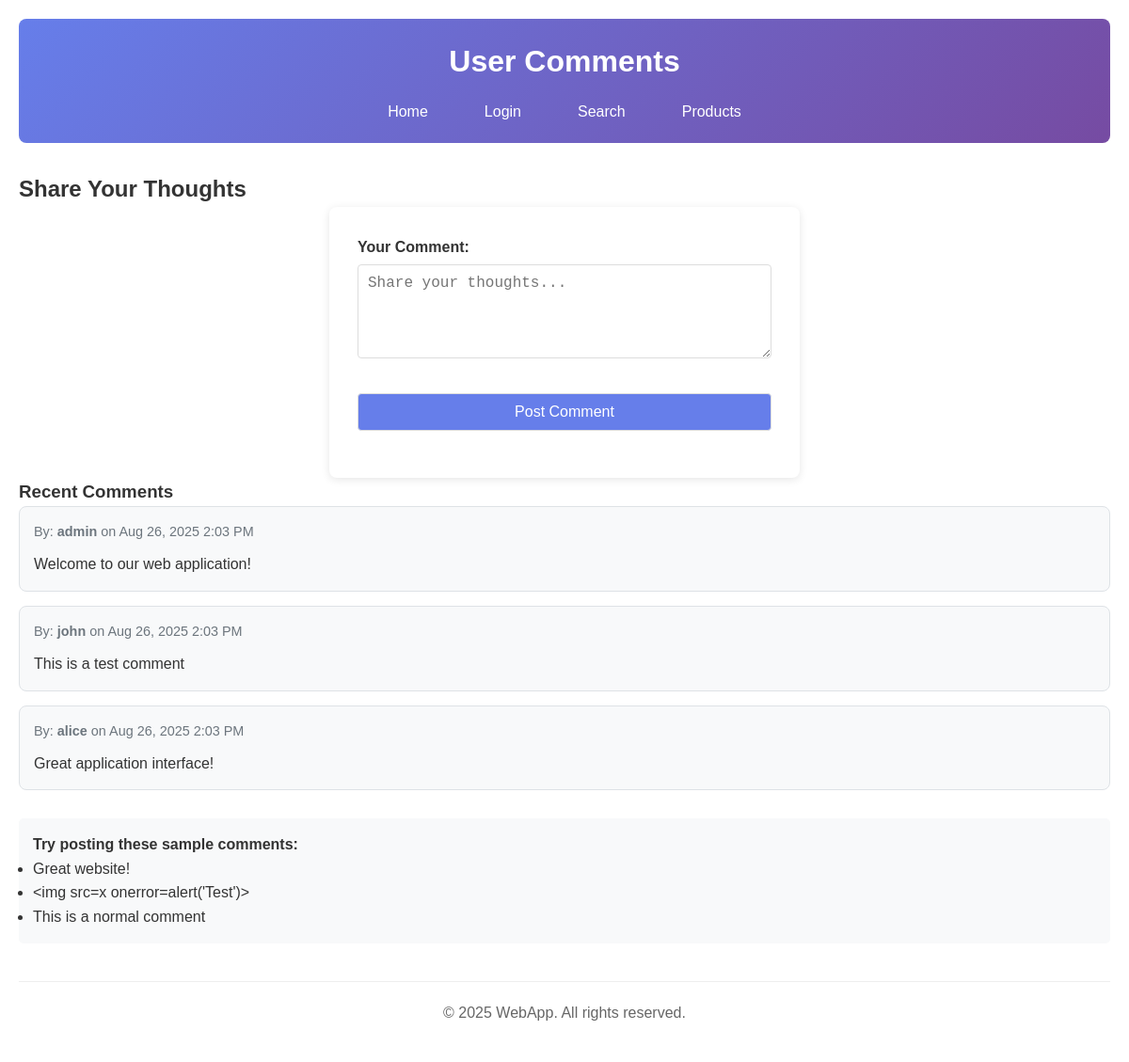
The page /comments.php on the database its author committed.
### tables this page shows
CREATE TABLE comments (
    id INT AUTO_INCREMENT PRIMARY KEY,
    user_id INT,
    comment TEXT,
    created_at TIMESTAMP DEFAULT CURRENT_TIMESTAMP,
    FOREIGN KEY (user_id) REFERENCES users(id)
);

CREATE TABLE users (
    id INT AUTO_INCREMENT PRIMARY KEY,
    username VARCHAR(50) NOT NULL UNIQUE,
    password VARCHAR(100) NOT NULL,
    email VARCHAR(100) NOT NULL,
    role VARCHAR(20) DEFAULT 'user',
    created_at TIMESTAMP DEFAULT CURRENT_TIMESTAMP
);

### comments.php (the view, shortened to what this page needs)
<?php
$comments = [];
$conn = getConnection();
$query = "SELECT c.*, u.username FROM comments c JOIN users u ON c.user_id = u.id ORDER BY c.created_at DESC";
$result = $conn->query($query);
if ($result && $result->num_rows > 0) {
    while ($row = $result->fetch_assoc()) {
        $comments[] = $row;
    }
}
?>
<!DOCTYPE html>
<html lang="en">
<head>
    <link rel="stylesheet" href="styles.css">
</head>
<body>
    <div class="container">
        <header>
            <h1>User Comments</h1>
            <nav>
                <ul>
                    <li><a href="index.html">Home</a></li>
                    <li><a href="login.php">Login</a></li>
                    <li><a href="search.php">Search</a></li>
                    <li><a href="products.php">Products</a></li>
                </ul>
            </nav>
        </header>
        <main>
            <h2>Share Your Thoughts</h2>
            <div class="form-container">
                <form method="POST" action="comments.php">
                    <div class="form-group">
                        <label for="comment">Your Comment:</label>
                        <textarea id="comment" name="comment" placeholder="Share your thoughts..." required></textarea>
                    </div>
                    <div class="form-group">
                        <input type="submit" value="Post Comment" class="btn">
                    </div>
                </form>
            </div>
            <h3>Recent Comments</h3>
            <?php if (count($comments) > 0): ?>
                <?php foreach ($comments as $comment): ?>
                    <div class="comment-box">
                        <div class="comment-meta">
                            By: <strong><?php echo $comment['username']; ?></strong>
                            on <?php echo date('M j, Y g:i A', strtotime($comment['created_at'])); ?>
                        </div>
                        <div class="comment-content">
                            <?php echo $comment['comment']; ?>
                        </div>
                    </div>
                <?php endforeach; ?>
            <?php else: ?>
                <div class="alert alert-info">
                    No comments yet. Be the first to share your thoughts!
                </div>
            <?php endif; ?>
            <div style="margin-top: 30px; padding: 15px; background-color: #f8f9fa; border-radius: 5px;">
                <h4>Try posting these sample comments:</h4>
                <ul>
                    <li>Great website! <script>alert('Hello!');</script></li>
                    <li>&lt;img src=x onerror=alert('Test')&gt;</li>
                    <li>This is a normal comment</li>
                </ul>
            </div>
        </main>
        <footer>
            <p>&copy; 2025 WebApp. All rights reserved.</p>
        </footer>
    </div>
</body>
</html>

### styles.css (style rules this page uses)
* { margin: 0; padding: 0; box-sizing: border-box; }
body { font-family: Arial, sans-serif; line-height: 1.6; color: #333; background-color: #f4f4f4; }
.container { max-width: 1200px; margin: 0 auto; padding: 20px; background-color: white; box-shadow: 0 0 10px rgba(0,0,0,0.1); min-height: 100vh; }
header { background: linear-gradient(135deg, #667eea 0%, #764ba2 100%); color: white; padding: 20px; margin-bottom: 30px; border-radius: 8px; }
header h1 { margin-bottom: 15px; text-align: center; }
nav ul { list-style: none; display: flex; justify-content: center; flex-wrap: wrap; }
nav li { margin: 0 15px; }
nav a { color: white; text-decoration: none; padding: 8px 15px; border-radius: 4px; transition: background-color 0.3s; }
.btn { display: inline-block; background: #667eea; color: white; padding: 10px 20px; text-decoration: none; border-radius: 4px; transition: background-color 0.3s; margin-top: 10px; border: none; cursor: pointer; }
.form-container { max-width: 500px; margin: 0 auto; background: white; padding: 30px; border-radius: 8px; box-shadow: 0 2px 10px rgba(0,0,0,0.1); }
.form-group { margin-bottom: 20px; }
.form-group label { display: block; margin-bottom: 5px; font-weight: bold; }
.form-group input, .form-group textarea, .form-group select { width: 100%; padding: 10px; border: 1px solid #ddd; border-radius: 4px; font-size: 16px; }
.form-group textarea { min-height: 100px; resize: vertical; }
.comment-box { background: #f8f9fa; border: 1px solid #dee2e6; border-radius: 8px; padding: 15px; margin-bottom: 15px; }
.comment-meta { font-size: 0.9em; color: #6c757d; margin-bottom: 10px; }
footer { text-align: center; padding: 20px; color: #666; border-top: 1px solid #eee; margin-top: 40px; }

### rows shown on the page
comments: user.username "admin", created_at "Aug 26, 2025 2:03 PM", comment "Welcome to our web application!"
comments: user.username "john", created_at "Aug 26, 2025 2:03 PM", comment "This is a test comment"
comments: user.username "alice", created_at "Aug 26, 2025 2:03 PM", comment "Great application interface!"
